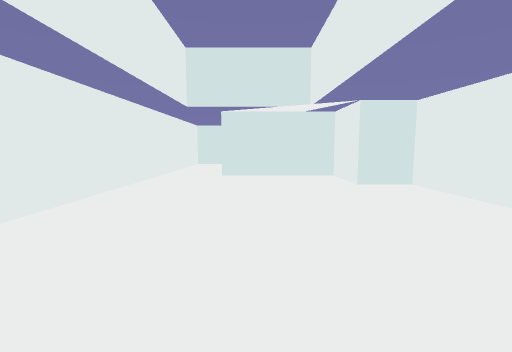
View 1 (above)

12 first-person views from a walk through a 3-D level made in the Unity game engine. The camera is 1.3 m above the floor, tilts 6° down and sees 85° across. The floor is counted in squares, 1 m on a side. Each view is taken from the middle of a square. On the plan, view 1 faces up. The plan holds only what a view shows up to about 13 squares ahead; the rest is blank. The place goes on beyond the plan. Some animated figures are left out.

View 2
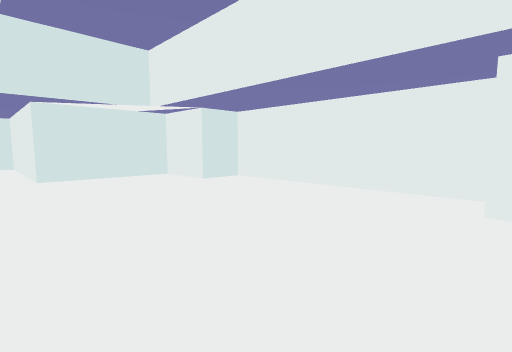

View 3
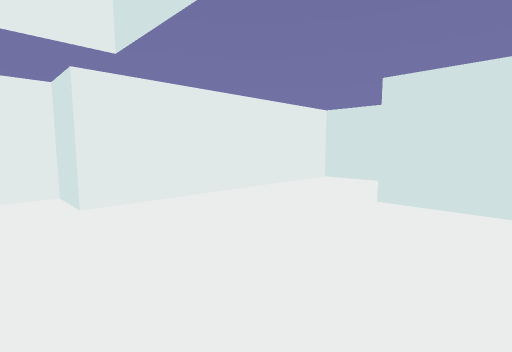

View 4
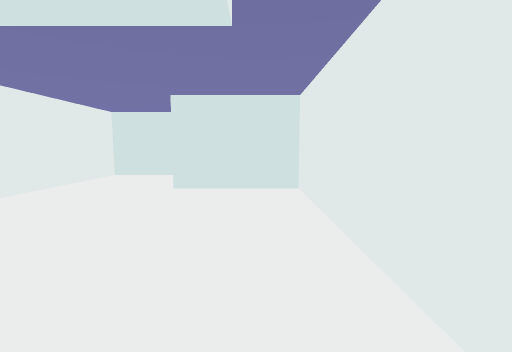

View 5
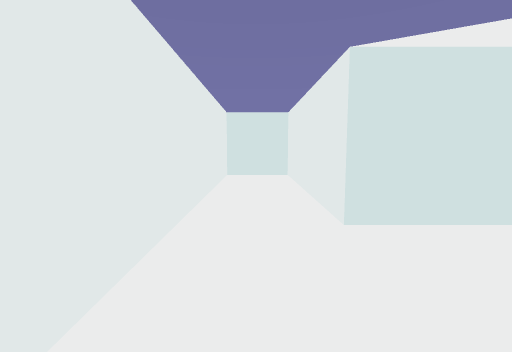

View 6
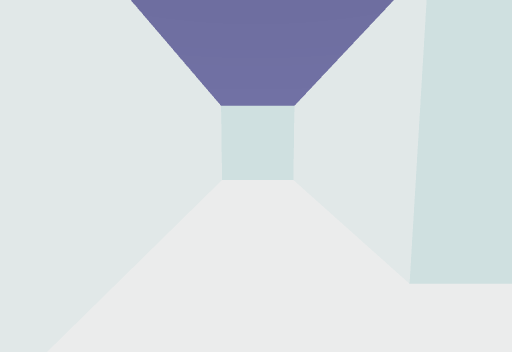

View 7
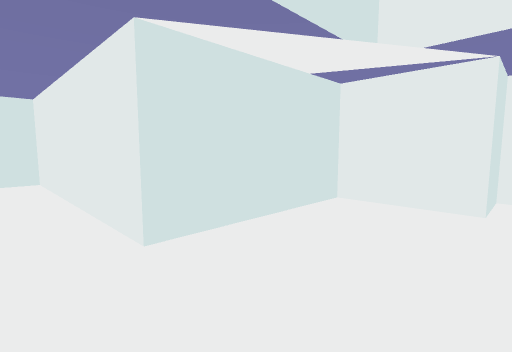

View 8
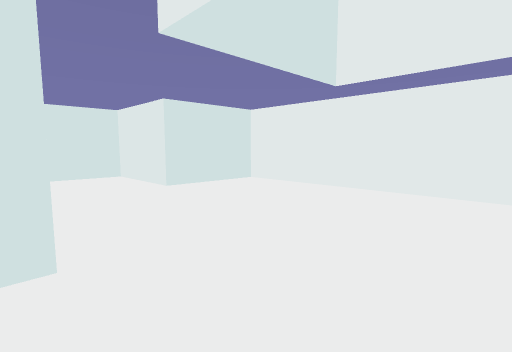

View 9
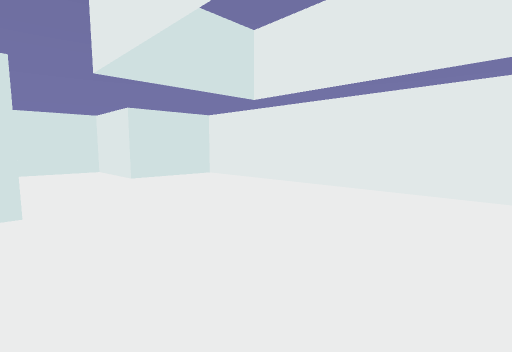

View 10
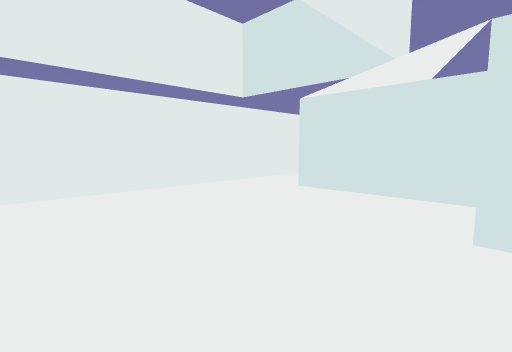

View 11
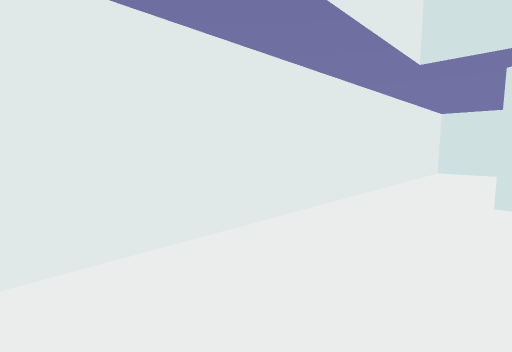

View 12
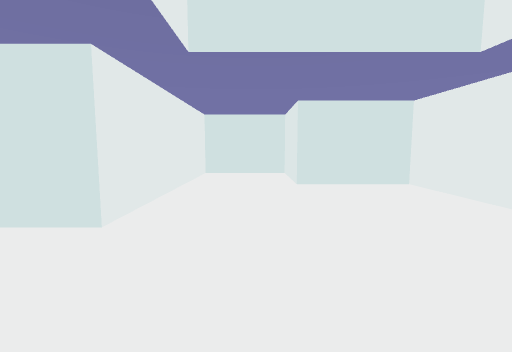

### Floor plan
Points are (right, up) in squares from view 1. A wall is a line through its corners. A room is listed if a view was taken in it or the views show most of it. See-through windows are left out.
Room 1 (views 1, 2, 3, 4, 5, 6, 7, 8, 9, 10, 11, 12)
walls: (3.5, 0.6) (5.4, 0.6) (5.4, 9.6) (3.5, 9.6) (3.5, 12.5) (-1.5, 12.5) (-1.5, 20.9) (-4.3, 20.9) (-4.3, -4.6) (-0.4, -4.6) (-0.4, -8.8) (3.5, -8.8) (3.5, 0.6)

Where each view was taken, in squares from view 1:
view 1: 0 up, 0 right, facing up
view 2: 0 up, 3 left, facing up-right
view 3: 2 up, 3 left, facing down-right
view 4: 4 up, 3 left, facing down
view 5: 8 up, 3 left, facing up
view 6: 10 up, 3 left, facing up
view 7: 9 up, 3 left, facing up-right
view 8: 4 up, 4 right, facing down-left
view 9: 7 up, 4 right, facing down-left
view 10: 5 up, 4 right, facing up-left
view 11: 5 up, 1 left, facing up-left
view 12: 5 up, 1 right, facing down
